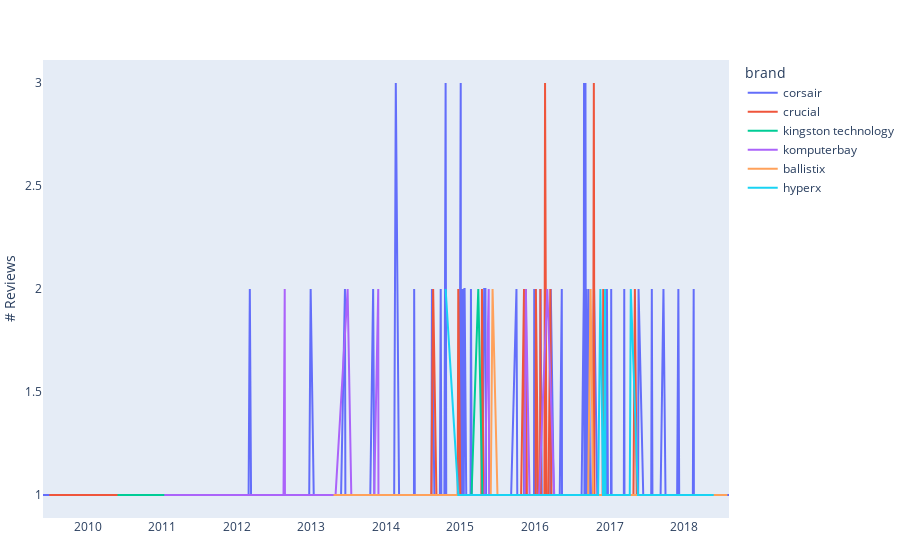

The notebook cell saved with this chart:
### Code cell
data_df = pd.read_json(asum_output_dir / "reviews_sentiments.json.gz")
data_df = data_df[
    data_df["brand"].isin(list(data_df["brand"].value_counts()[:100].index))
]

category_df = data_df[data_df["category"] == "Memory"]
category_df = category_df[category_df["brand"] != "corsair"]

# competitors
competitors = list(category_df["brand"].value_counts().index)[:5] + ["corsair"]

competitors_df = data_df[data_df["brand"].isin(competitors)]

# negative sentiment in time
sentiments_count = (
    competitors_df[competitors_df["sentiment"] == "negative"]
    .groupby(["timestamp", "brand"])["sentiment"]
    .value_counts()
)
sentiments_df = (
    pd.DataFrame(sentiments_count).rename(columns={"sentiment": "count"}).reset_index()
)

fig4 = px.line(
    sentiments_df,
    x="timestamp",
    y="count",
    color="brand",
    # title="Sentiment Over Time",
)
fig4.update_xaxes(
    showgrid=False,
    title_text="",
    # range=list(map(lambda x: datetime.datetime(x, 1, 1), years)),
)
fig4.update_yaxes(showgrid=False, title_text="# Reviews")
fig4.update_layout({"margin": dict(l=0, r=0, b=0)})
fig4

### Figure 1 — Plotly figure (JSON) as saved in the notebook; plotly's stock layout.template omitted (floating-point values rounded to 4 significant figures; data arrays with more than 128 entries replaced by an {"elided": "..."} marker saying what was removed)
{"data": [{"hovertemplate": "brand=corsair<br>timestamp=%{x}<br>count=%{y}<extra></extra>", "legendgroup": "corsair", "line": {"color": "#636efa", "dash": "solid"}, "marker": {"symbol": "circle"}, "mode": "lines", "name": "corsair", "orientation": "v", "showlegend": true, "x": {"elided": "397 str values"}, "xaxis": "x", "y": {"elided": "397 int values"}, "yaxis": "y", "type": "scatter"}, {"hovertemplate": "brand=crucial<br>timestamp=%{x}<br>count=%{y}<extra></extra>", "legendgroup": "crucial", "line": {"color": "#EF553B", "dash": "solid"}, "marker": {"symbol": "circle"}, "mode": "lines", "name": "crucial", "orientation": "v", "showlegend": true, "x": {"elided": "232 str values"}, "xaxis": "x", "y": {"elided": "232 int values"}, "yaxis": "y", "type": "scatter"}, {"hovertemplate": "brand=kingston technology<br>timestamp=%{x}<br>count=%{y}<extra></extra>", "legendgroup": "kingston technology", "line": {"color": "#00cc96", "dash": "solid"}, "marker": {"symbol": "circle"}, "mode": "lines", "name": "kingston technology", "orientation": "v", "showlegend": true, "x": ["2010-05-28T00:00:00", "2010-09-13T00:00:00", "2010-09-20T00:00:00", "2011-10-07T00:00:00", "2011-12-01T00:00:00", "2011-12-21T00:00:00", "2012-12-17T00:00:00", "2013-01-31T00:00:00", "2013-05-09T00:00:00", "2013-06-11T00:00:00", "2013-06-16T00:00:00", "2013-07-18T00:00:00", "2013-09-02T00:00:00", "2013-09-16T00:00:00", "2013-12-24T00:00:00", "2014-02-18T00:00:00", "2014-05-10T00:00:00", "2014-07-26T00:00:00", "2014-08-27T00:00:00", "2014-09-13T00:00:00", "2014-09-30T00:00:00", "2014-10-12T00:00:00", "2014-10-13T00:00:00", "2014-10-23T00:00:00", "2014-12-09T00:00:00", "2015-01-02T00:00:00", "2015-01-22T00:00:00", "2015-02-06T00:00:00", "2015-02-20T00:00:00", "2015-02-25T00:00:00", "2015-03-30T00:00:00", "2015-04-19T00:00:00", "2015-04-29T00:00:00", "2015-06-18T00:00:00", "2015-06-19T00:00:00", "2015-07-17T00:00:00", "2015-08-06T00:00:00", "2015-09-04T00:00:00", "2015-09-14T00:00:00", "2015-09-18T00:00:00", "2015-09-23T00:00:00", "2015-09-29T00:00:00", "2015-10-16T00:00:00", "2015-11-09T00:00:00", "2015-11-19T00:00:00", "2016-01-05T00:00:00", "2016-01-11T00:00:00", "2016-03-19T00:00:00", "2016-04-18T00:00:00", "2016-05-06T00:00:00", "2016-05-10T00:00:00", "2016-07-10T00:00:00", "2016-07-11T00:00:00", "2016-08-15T00:00:00", "2016-08-31T00:00:00", "2016-10-12T00:00:00", "2016-10-28T00:00:00", "2016-12-07T00:00:00", "2017-01-27T00:00:00", "2017-05-02T00:00:00", "2017-06-03T00:00:00", "2017-08-05T00:00:00", "2017-08-23T00:00:00", "2017-12-15T00:00:00", "2018-01-31T00:00:00", "2018-04-13T00:00:00", "2018-04-30T00:00:00"], "xaxis": "x", "y": [1, 1, 1, 1, 1, 1, 1, 1, 1, 1, 1, 1, 1, 1, 1, 1, 1, 1, 1, 1, 1, 1, 1, 1, 1, 1, 1, 1, 1, 1, 2, 1, 1, 1, 1, 1, 1, 1, 1, 1, 1, 1, 1, 1, 1, 1, 1, 1, 1, 1, 1, 1, 1, 1, 1, 1, 1, 1, 1, 1, 1, 1, 1, 1, 1, 1, 1], "yaxis": "y", "type": "scatter"}, {"hovertemplate": "brand=komputerbay<br>timestamp=%{x}<br>count=%{y}<extra></extra>", "legendgroup": "komputerbay", "line": {"color": "#ab63fa", "dash": "solid"}, "marker": {"symbol": "circle"}, "mode": "lines", "name": "komputerbay", "orientation": "v", "showlegend": true, "x": ["2011-01-12T00:00:00", "2012-01-18T00:00:00", "2012-03-29T00:00:00", "2012-04-05T00:00:00", "2012-05-14T00:00:00", "2012-05-22T00:00:00", "2012-06-09T00:00:00", "2012-07-26T00:00:00", "2012-07-30T00:00:00", "2012-07-31T00:00:00", "2012-08-18T00:00:00", "2012-08-24T00:00:00", "2012-08-25T00:00:00", "2012-08-30T00:00:00", "2012-09-03T00:00:00", "2012-09-04T00:00:00", "2012-09-05T00:00:00", "2012-10-04T00:00:00", "2012-10-06T00:00:00", "2012-10-17T00:00:00", "2012-10-25T00:00:00", "2012-11-16T00:00:00", "2012-12-10T00:00:00", "2013-01-09T00:00:00", "2013-01-15T00:00:00", "2013-01-19T00:00:00", "2013-01-29T00:00:00", "2013-03-06T00:00:00", "2013-03-14T00:00:00", "2013-04-05T00:00:00", "2013-04-30T00:00:00", "2013-06-28T00:00:00", "2013-07-16T00:00:00", "2013-07-27T00:00:00", "2013-09-25T00:00:00", "2013-11-05T00:00:00", "2013-11-25T00:00:00", "2013-11-26T00:00:00", "2013-12-14T00:00:00", "2013-12-15T00:00:00", "2014-01-28T00:00:00", "2014-02-12T00:00:00", "2014-02-13T00:00:00", "2014-03-25T00:00:00", "2014-03-30T00:00:00", "2014-04-04T00:00:00", "2014-05-12T00:00:00", "2014-06-04T00:00:00", "2014-06-18T00:00:00", "2014-06-19T00:00:00", "2014-07-30T00:00:00", "2014-08-01T00:00:00", "2014-08-08T00:00:00", "2014-09-09T00:00:00", "2014-10-02T00:00:00", "2014-10-06T00:00:00", "2014-10-14T00:00:00", "2014-11-15T00:00:00", "2014-11-26T00:00:00", "2014-12-11T00:00:00", "2014-12-26T00:00:00", "2015-01-03T00:00:00", "2015-01-04T00:00:00", "2015-01-14T00:00:00", "2015-01-31T00:00:00", "2015-02-03T00:00:00", "2015-03-05T00:00:00", "2015-03-19T00:00:00", "2015-04-06T00:00:00", "2015-04-30T00:00:00", "2015-05-20T00:00:00", "2015-05-22T00:00:00", "2015-08-10T00:00:00", "2015-09-11T00:00:00", "2015-09-12T00:00:00", "2015-10-13T00:00:00", "2015-10-22T00:00:00", "2015-11-06T00:00:00", "2015-11-12T00:00:00", "2015-11-18T00:00:00", "2015-12-06T00:00:00", "2015-12-13T00:00:00", "2015-12-17T00:00:00", "2016-01-12T00:00:00", "2016-01-22T00:00:00", "2016-03-02T00:00:00", "2016-04-05T00:00:00", "2016-04-25T00:00:00", "2016-06-16T00:00:00", "2016-07-22T00:00:00", "2016-07-26T00:00:00", "2016-11-01T00:00:00", "2016-11-18T00:00:00", "2016-11-29T00:00:00", "2017-01-01T00:00:00", "2017-01-24T00:00:00", "2017-02-27T00:00:00", "2017-03-28T00:00:00", "2017-04-07T00:00:00", "2017-04-29T00:00:00", "2017-05-18T00:00:00", "2017-06-06T00:00:00", "2017-06-15T00:00:00", "2017-08-02T00:00:00", "2017-09-02T00:00:00", "2017-09-22T00:00:00", "2017-11-03T00:00:00", "2017-11-09T00:00:00"], "xaxis": "x", "y": [1, 1, 1, 1, 1, 1, 1, 1, 1, 1, 1, 2, 1, 1, 1, 1, 1, 1, 1, 1, 1, 1, 1, 1, 1, 1, 1, 1, 1, 1, 1, 2, 1, 1, 1, 1, 2, 1, 1, 1, 1, 1, 1, 1, 1, 1, 1, 1, 1, 1, 1, 1, 1, 1, 1, 1, 1, 1, 1, 1, 1, 1, 1, 1, 1, 1, 1, 1, 1, 1, 2, 1, 1, 1, 1, 1, 1, 1, 1, 2, 1, 1, 1, 1, 1, 2, 1, 1, 1, 1, 1, 1, 1, 1, 1, 1, 1, 1, 1, 1, 1, 1, 1, 1, 1, 1, 1, 1], "yaxis": "y", "type": "scatter"}, {"hovertemplate": "brand=ballistix<br>timestamp=%{x}<br>count=%{y}<extra></extra>", "legendgroup": "ballistix", "line": {"color": "#FFA15A", "dash": "solid"}, "marker": {"symbol": "circle"}, "mode": "lines", "name": "ballistix", "orientation": "v", "showlegend": true, "x": ["2013-04-20T00:00:00", "2013-09-21T00:00:00", "2013-12-16T00:00:00", "2014-04-14T00:00:00", "2014-07-20T00:00:00", "2014-08-31T00:00:00", "2014-10-13T00:00:00", "2014-11-14T00:00:00", "2014-12-06T00:00:00", "2014-12-30T00:00:00", "2015-01-12T00:00:00", "2015-01-29T00:00:00", "2015-02-07T00:00:00", "2015-03-10T00:00:00", "2015-05-04T00:00:00", "2015-05-09T00:00:00", "2015-05-20T00:00:00", "2015-05-30T00:00:00", "2015-06-08T00:00:00", "2015-07-02T00:00:00", "2015-07-23T00:00:00", "2015-08-11T00:00:00", "2015-09-25T00:00:00", "2015-10-23T00:00:00", "2015-12-27T00:00:00", "2016-01-01T00:00:00", "2016-01-04T00:00:00", "2016-01-20T00:00:00", "2016-02-04T00:00:00", "2016-03-10T00:00:00", "2016-03-21T00:00:00", "2016-03-25T00:00:00", "2016-04-05T00:00:00", "2016-04-23T00:00:00", "2016-04-25T00:00:00", "2016-05-30T00:00:00", "2016-06-09T00:00:00", "2016-06-16T00:00:00", "2016-08-02T00:00:00", "2016-08-24T00:00:00", "2016-09-03T00:00:00", "2016-09-18T00:00:00", "2016-09-30T00:00:00", "2016-10-13T00:00:00", "2016-12-12T00:00:00", "2017-01-06T00:00:00", "2017-02-16T00:00:00", "2017-03-02T00:00:00", "2017-03-17T00:00:00", "2017-07-13T00:00:00", "2017-08-22T00:00:00", "2017-09-21T00:00:00", "2017-10-18T00:00:00", "2017-12-05T00:00:00", "2017-12-26T00:00:00", "2017-12-29T00:00:00", "2018-04-11T00:00:00", "2018-08-01T00:00:00"], "xaxis": "x", "y": [1, 1, 1, 1, 1, 1, 1, 1, 1, 1, 1, 1, 1, 1, 1, 1, 1, 1, 2, 1, 1, 1, 1, 1, 1, 1, 1, 1, 1, 1, 1, 1, 1, 1, 1, 1, 1, 1, 1, 1, 1, 1, 2, 1, 1, 1, 1, 1, 1, 1, 1, 1, 1, 1, 1, 1, 1, 1], "yaxis": "y", "type": "scatter"}, {"hovertemplate": "brand=hyperx<br>timestamp=%{x}<br>count=%{y}<extra></extra>", "legendgroup": "hyperx", "line": {"color": "#19d3f3", "dash": "solid"}, "marker": {"symbol": "circle"}, "mode": "lines", "name": "hyperx", "orientation": "v", "showlegend": true, "x": ["2014-10-21T00:00:00", "2014-12-22T00:00:00", "2015-01-15T00:00:00", "2015-02-19T00:00:00", "2015-02-24T00:00:00", "2015-04-30T00:00:00", "2015-05-19T00:00:00", "2015-06-01T00:00:00", "2015-06-29T00:00:00", "2015-07-10T00:00:00", "2015-07-15T00:00:00", "2015-08-11T00:00:00", "2015-08-19T00:00:00", "2015-08-26T00:00:00", "2015-09-26T00:00:00", "2015-10-09T00:00:00", "2015-10-18T00:00:00", "2015-10-31T00:00:00", "2015-11-28T00:00:00", "2015-12-06T00:00:00", "2015-12-14T00:00:00", "2015-12-28T00:00:00", "2016-01-19T00:00:00", "2016-01-22T00:00:00", "2016-01-26T00:00:00", "2016-04-23T00:00:00", "2016-05-06T00:00:00", "2016-05-09T00:00:00", "2016-05-17T00:00:00", "2016-05-18T00:00:00", "2016-06-02T00:00:00", "2016-06-18T00:00:00", "2016-06-27T00:00:00", "2016-07-02T00:00:00", "2016-07-03T00:00:00", "2016-07-16T00:00:00", "2016-07-18T00:00:00", "2016-07-25T00:00:00", "2016-08-19T00:00:00", "2016-08-24T00:00:00", "2016-10-09T00:00:00", "2016-11-01T00:00:00", "2016-11-04T00:00:00", "2016-11-06T00:00:00", "2016-11-17T00:00:00", "2016-11-30T00:00:00", "2016-12-04T00:00:00", "2016-12-10T00:00:00", "2016-12-12T00:00:00", "2016-12-19T00:00:00", "2017-01-18T00:00:00", "2017-03-21T00:00:00", "2017-04-10T00:00:00", "2017-04-15T00:00:00", "2017-05-20T00:00:00", "2017-05-24T00:00:00", "2017-06-16T00:00:00", "2017-07-04T00:00:00", "2017-07-23T00:00:00", "2017-07-29T00:00:00", "2017-08-05T00:00:00", "2017-09-03T00:00:00", "2017-11-18T00:00:00", "2017-12-22T00:00:00", "2018-01-04T00:00:00", "2018-01-07T00:00:00", "2018-01-25T00:00:00", "2018-03-01T00:00:00", "2018-04-07T00:00:00", "2018-04-26T00:00:00", "2018-04-29T00:00:00", "2018-05-26T00:00:00"], "xaxis": "x", "y": [2, 1, 1, 1, 1, 1, 1, 1, 1, 1, 1, 1, 1, 1, 1, 1, 1, 1, 1, 1, 1, 1, 1, 1, 1, 1, 1, 1, 1, 1, 1, 1, 1, 1, 1, 1, 1, 1, 1, 1, 1, 1, 1, 1, 2, 1, 1, 2, 1, 1, 1, 1, 1, 2, 1, 1, 1, 1, 1, 1, 1, 1, 1, 1, 1, 1, 1, 1, 1, 1, 1, 1], "yaxis": "y", "type": "scatter"}], "layout": {"xaxis": {"anchor": "y", "domain": [0.0, 1.0], "title": {"text": ""}, "showgrid": false}, "yaxis": {"anchor": "x", "domain": [0.0, 1.0], "title": {"text": "# Reviews"}, "showgrid": false}, "legend": {"title": {"text": "brand"}, "tracegroupgap": 0}, "margin": {"t": 60, "l": 0, "r": 0, "b": 0}}}
